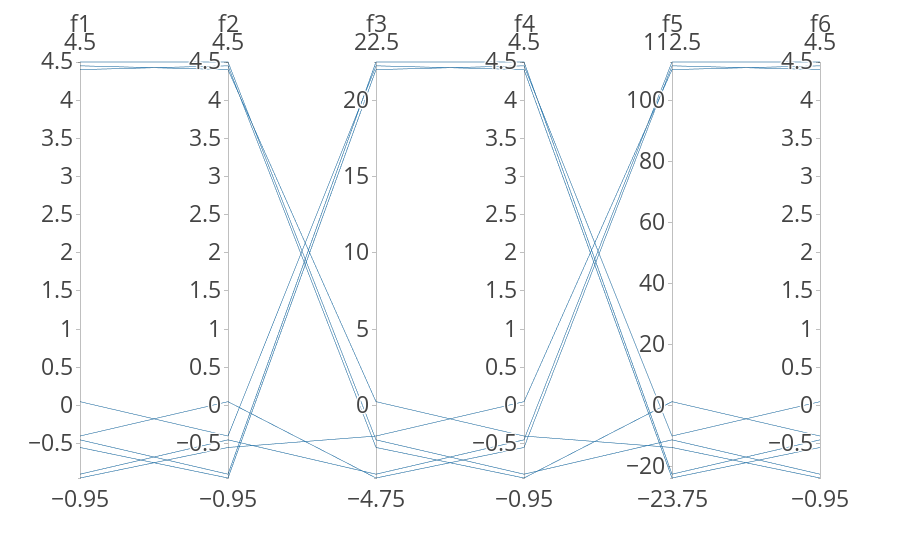

Notebook cell for this chart:
### Code cell
fig = ex.parallel_coordinates(data)
fig.update_layout(font=dict(size=28))

### Figure 1 — Plotly figure (JSON) as saved in the notebook; plotly's stock layout.template omitted (floating-point values rounded to 4 significant figures)
{"data": [{"dimensions": [{"label": "f1", "values": [4.5, 4.45, 4.4, 0.05, -0.4, -0.55, -0.45, -0.95, -0.9]}, {"label": "f2", "values": [4.5, 4.4, 4.45, -0.4, 0.05, -0.95, -0.9, -0.55, -0.45]}, {"label": "f3", "values": [-2.25, 0.25, -2.75, 22.25, -4.75, 22, 22.5, -2, -4.5]}, {"label": "f4", "values": [-0.9, -0.4, -0.95, 4.4, -0.55, 4.45, 4.5, 0.05, -0.45]}, {"label": "f5", "values": [-11.25, -13.75, 1.25, -23.75, 111.2, -10, -22.5, 110, 112.5]}, {"label": "f6", "values": [-0.9, -0.95, -0.4, -0.55, 4.4, 0.05, -0.45, 4.45, 4.5]}], "domain": {"x": [0, 1], "y": [0, 1]}, "name": "", "type": "parcoords"}], "layout": {"autosize": true, "font": {"size": 28}, "legend": {"tracegroupgap": 0}, "margin": {"t": 60}}}
